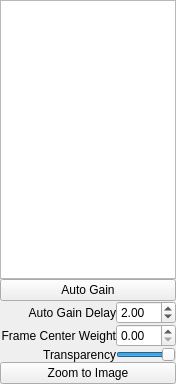
<?xml version="1.0" encoding="UTF-8"?>
<ui version="4.0">
 <class>Form</class>
 <widget class="QWidget" name="Form">
  <property name="geometry">
   <rect>
    <x>0</x>
    <y>0</y>
    <width>176</width>
    <height>384</height>
   </rect>
  </property>
  <property name="windowTitle">
   <string>Form</string>
  </property>
  <layout class="QGridLayout" name="gridLayout">
   <property name="margin">
    <number>0</number>
   </property>
   <property name="spacing">
    <number>0</number>
   </property>
   <item row="0" column="0" colspan="2">
    <widget class="HistogramLUTWidget" name="histogram"/>
   </item>
   <item row="1" column="0" colspan="2">
    <widget class="QPushButton" name="btnAutoGain">
     <property name="toolTip">
      <string>Determines the behavior of the white/black level sliders.
When enabled, the sliders maximum and minimum values are set
to the maximum and minimum intensity values in the image.
When disabled, the minimum is 0 and the maximum is the largest 
possible intensity given the bit depth of the camera.</string>
     </property>
     <property name="text">
      <string>Auto Gain</string>
     </property>
     <property name="checkable">
      <bool>true</bool>
     </property>
     <property name="checked">
      <bool>false</bool>
     </property>
    </widget>
   </item>
   <item row="2" column="0">
    <widget class="QLabel" name="label_6">
     <property name="text">
      <string>Auto Gain Delay</string>
     </property>
     <property name="alignment">
      <set>Qt::AlignRight|Qt::AlignTrailing|Qt::AlignVCenter</set>
     </property>
    </widget>
   </item>
   <item row="2" column="1">
    <widget class="QDoubleSpinBox" name="spinAutoGainSpeed">
     <property name="toolTip">
      <string>Smooths out the auto gain control, prevents very
brief flashes from affecting the gain. Larger values
indicate more smoothing.
</string>
     </property>
     <property name="value">
      <double>2.000000000000000</double>
     </property>
    </widget>
   </item>
   <item row="3" column="0">
    <widget class="QLabel" name="label_8">
     <property name="text">
      <string>Frame Center Weight</string>
     </property>
     <property name="alignment">
      <set>Qt::AlignRight|Qt::AlignTrailing|Qt::AlignVCenter</set>
     </property>
    </widget>
   </item>
   <item row="3" column="1">
    <widget class="QDoubleSpinBox" name="spinAutoGainCenterWeight">
     <property name="toolTip">
      <string>Weights the auto gain measurement to the center 1/3 of
the frame when set to 1.0. A value of 0.0 meters from 
the entire frame.</string>
     </property>
     <property name="maximum">
      <double>1.000000000000000</double>
     </property>
     <property name="singleStep">
      <double>0.100000000000000</double>
     </property>
    </widget>
   </item>
   <item row="6" column="0" colspan="2">
    <widget class="QPushButton" name="zoomLiveBtn">
     <property name="text">
      <string>Zoom to Image</string>
     </property>
    </widget>
   </item>
   <item row="4" column="0">
    <widget class="QLabel" name="label_4">
     <property name="sizePolicy">
      <sizepolicy hsizetype="Minimum" vsizetype="Preferred">
       <horstretch>0</horstretch>
       <verstretch>0</verstretch>
      </sizepolicy>
     </property>
     <property name="text">
      <string>Transparency</string>
     </property>
     <property name="alignment">
      <set>Qt::AlignRight|Qt::AlignTrailing|Qt::AlignVCenter</set>
     </property>
    </widget>
   </item>
   <item row="4" column="1">
    <widget class="QSlider" name="alphaSlider">
     <property name="maximum">
      <number>100</number>
     </property>
     <property name="singleStep">
      <number>1</number>
     </property>
     <property name="value">
      <number>100</number>
     </property>
     <property name="orientation">
      <enum>Qt::Horizontal</enum>
     </property>
    </widget>
   </item>
  </layout>
 </widget>
 <customwidgets>
  <customwidget>
   <class>HistogramLUTWidget</class>
   <extends>QGraphicsView</extends>
   <header>acq4.pyqtgraph</header>
  </customwidget>
 </customwidgets>
 <resources/>
 <connections/>
</ui>
